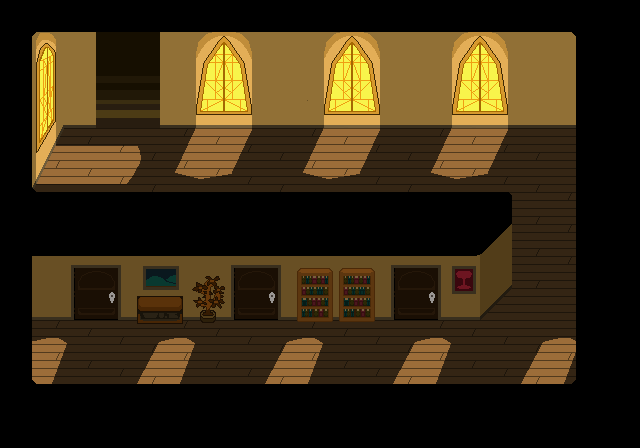

Tiled map render using the project's own tile images. Description and the map definition, with tile-layer contents summarised, below:
An orthogonal 20x14 tile map with 32x32 px tiles, 1 tile layer (base) and 1 object (Player).

<map version="1.10" tiledversion="1.10.2" orientation="orthogonal" renderorder="right-down" width="20" height="14" tilewidth="32" tileheight="32" infinite="0" nextlayerid="3" nextobjectid="2">
 <tileset firstgid="1" name="prelude_waldorf_cottage_halls" tilewidth="32" tileheight="32" tilecount="280" columns="20">
  <image source="../images/world_tiles/prelude/prelude_waldorf_cottage_halls.png" width="640" height="448" />
 </tileset>
 <layer id="1" name="base" width="20" height="14">
  <data>[280 cells, 280 non-empty, 280 distinct tile ids]</data>
 </layer>
 <objectgroup id="2" name="Spawnpoint">
  <object id="1" name="Player" type="Player" x="64.3636" y="288.182" width="31.0909" height="63.6364" />
 </objectgroup>
</map>